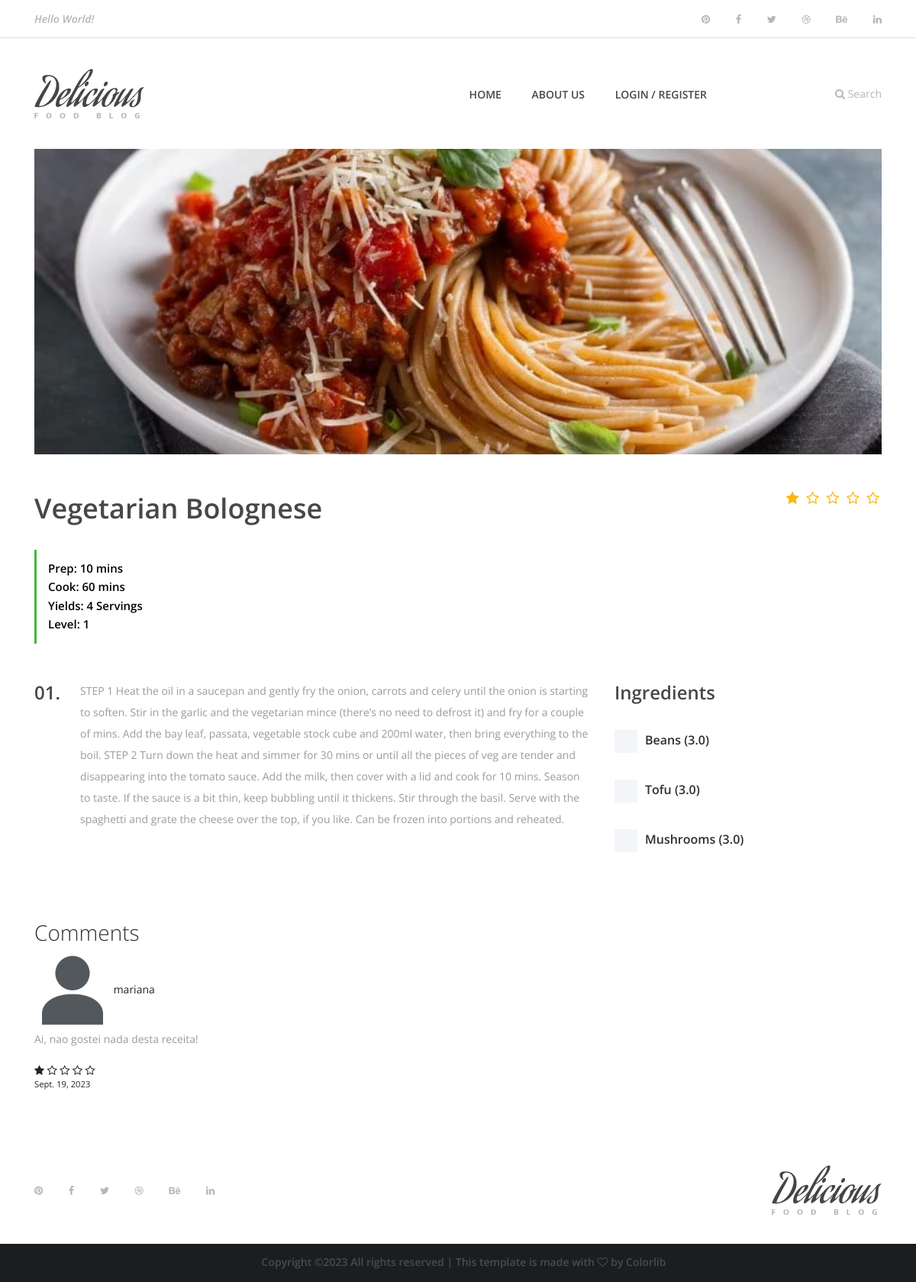
Page /recipepost/6 on the earlier database version.
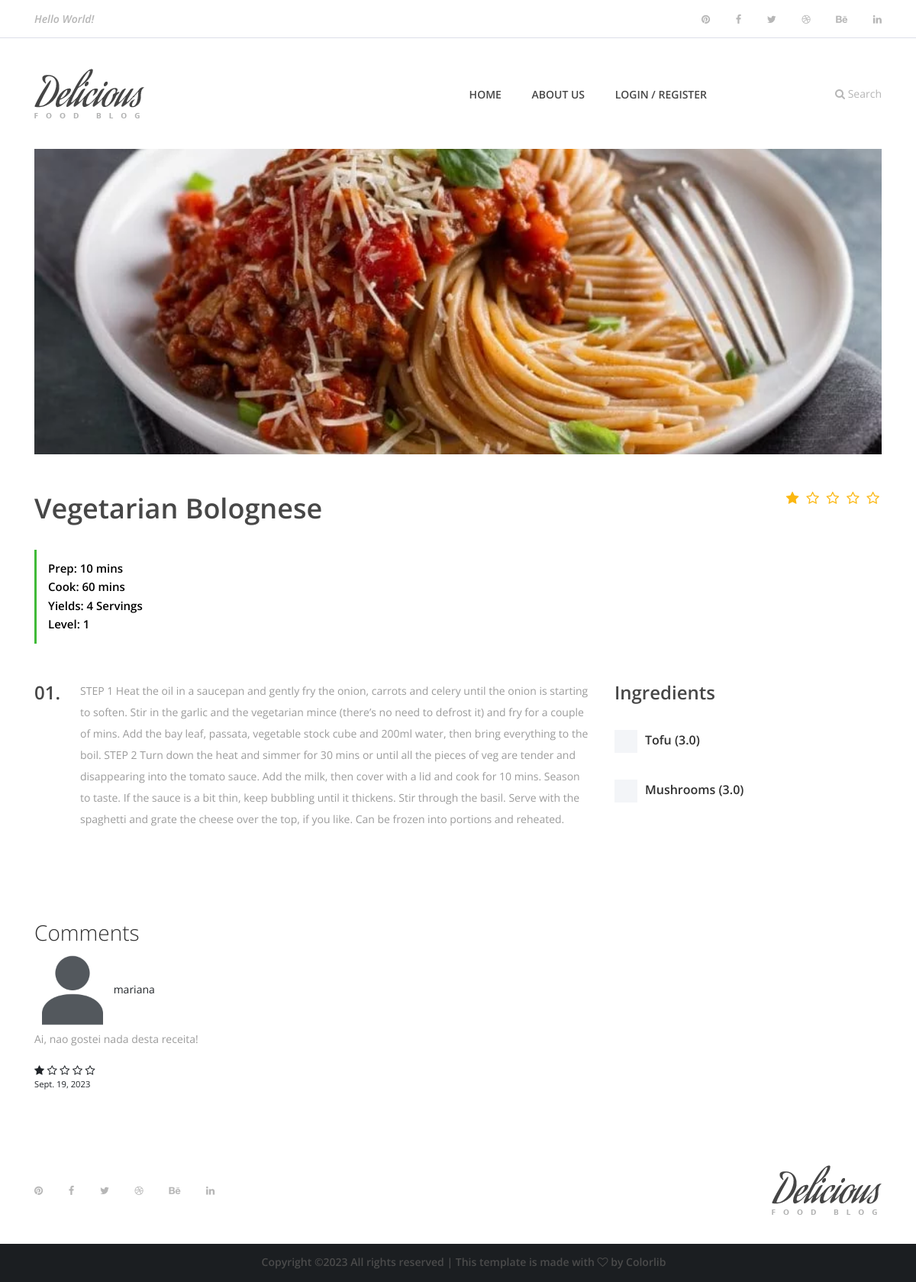
Same page on the later database version.
### app/models.py (models this page shows, shortened)
class Receita(models.Model):
    user = models.ForeignKey(User, on_delete=models.SET_NULL, null=True)
    category = models.ForeignKey(Categoria, on_delete=models.SET_NULL, null=True)
    name = models.CharField(max_length=200)
    description = models.TextField(null=True, blank=True) # ambos os valores podem etar vazios
    tempoPreparacao = models.IntegerField(null=True, blank=True)
    tempoCozinhar = models.IntegerField(null=True, blank=True)
    quantidadePessoas = models.IntegerField(null=True, blank=True)
    nivel = models.IntegerField(null=True, blank=True)
    imagem = models.ImageField(upload_to='static/img',null=True, blank=True)  # 'upload_to' define o diretório de armazenamento
    ingredients = models.ManyToManyField(Ingrediente, through='ReceitaIngrediente')
    updated = models.DateTimeField(auto_now=True)
    created = models.DateTimeField(auto_now_add=True)
    class Meta:
        ordering = ['-updated', '-created']

class ReceitaIngrediente(models.Model):
    receita = models.ForeignKey(Receita, on_delete=models.CASCADE)
    ingrediente = models.ForeignKey(Ingrediente, on_delete=models.CASCADE)
    quantidade = models.FloatField(default=1.0)

class Ingrediente(models.Model):
    nome = models.CharField(max_length=255)
    categoria = models.ForeignKey(CategoriaIngrediente, on_delete=models.SET_NULL, null=True)
    icon = models.CharField(max_length=255,null=True, blank=True)
    calorias = models.IntegerField(null=True, blank=True)

class Avaliacao(models.Model):
    user = models.ForeignKey(User, on_delete=models.CASCADE)
    receita = models.ForeignKey(Receita, on_delete=models.CASCADE) # quando o pai é eliminado, os filhos tb são
    descricao = models.TextField()
    clasificacao = models.PositiveSmallIntegerField(choices=[(1, '1'), (2, '2'), (3, '3'), (4, '4'), (5, '5')])
    data = models.DateField()
    updated = models.DateTimeField(auto_now=True)
    created = models.DateTimeField(auto_now_add=True)

### app/views.py (the view)
# urls.py: path('recipepost/<int:id>', views.recipepost, name='recipepost'),
def recipepost(request, id):
    receita = Receita.objects.get(id=id)
    avaliacoes = Avaliacao.objects.filter(receita=receita)
    media_avaliacoes = Avaliacao.objects.filter(receita__id=id).aggregate(media=Avg('clasificacao'))['media']
    user_fridge = []
    if request.user.is_authenticated:
        user_fridge = Frigorifico.objects.filter(user=request.user).values_list('ingredient', flat=True)
    if request.method == 'POST':
        form = ComentarioForm(request.POST)
        if form.is_valid():
            comentario = form.save(commit=False)
            comentario.user = request.user
            comentario.receita = receita
            comentario.data = timezone.now()
            comentario.save()
    else:
        form = ComentarioForm()
    return render(request,'recipe-post.html', {'receita': receita, 'avaliacoes': avaliacoes, 'media_avaliacoes': media_avaliacoes, 'form': form, 'user_fridge': user_fridge})

### app/templates/recipe-post.html (shortened to what this page needs)
{% extends 'main.html' %}
{% load static %}
{% block content %}
    <div class="receipe-post-area">
        <div class="container">
            <div class="row">
                <div class="col-12">
                    <div class="receipe-slider owl-carousel owl-not-carousel" style="display: block;">
                        {% if receita.imagem %}
                            <img src="{{ receita.imagem.url }}" alt="" style="object-fit: cover; height: 400px; width: 100%">
                        {% else %}
                            <img src="{% static "img/blog-img/1.jpg" %}" alt="" style="object-fit: cover; height: 400px; width: 100%">
                        {% endif %}
                    </div>
                </div>
            </div>
        </div>
        <div class="receipe-content-area">
            <div class="container">
                <div class="row">
                    <div class="col-12 col-md-8">
                        <div class="receipe-headline my-5">
                            <h2>{{receita.name}}</h2>
                            <div class="receipe-duration">
                                <h6>Prep: {{receita.tempoPreparacao}} mins</h6>
                                <h6>Cook: {{receita.tempoCozinhar}} mins</h6>
                                <h6>Yields: {{receita.quantidadePessoas}} Servings</h6>
                                <h6>Level: {{receita.nivel}}</h6>
                            </div>
                        </div>
                    </div>
                    <div class="col-12 col-md-4">
                        <div class="receipe-ratings text-right my-5">
                            <div class="ratings">
                                {% for i in "xxxxx" %}
                                    {% if forloop.counter <= media_avaliacoes %}
                                        <i class="fa fa-star" aria-hidden="true"></i>
                                    {% else %}
                                        <i class="fa fa-star-o" aria-hidden="true"></i>
                                    {% endif %}
                                {% endfor %}
                            </div>
                        </div>
                    </div>
                </div>
                <div class="row">
                    <div class="col-12 col-lg-8">
                        <div class="single-preparation-step d-flex">
                            <h4>01.</h4>
                            <p>{{receita.description}}</p>
                        </div>
                    </div>
                    <div class="col-12 col-lg-4">
                        <div class="ingredients">
                            <h4>Ingredients</h4>
                            {% for ingredientes in receita.receitaingrediente_set.all %}
                                <div class="custom-control custom-checkbox">
                                    <label class="custom-control-label" for="customCheck{{ forloop.counter }}">
                                        {{ ingredientes.ingrediente.nome }} ({{ ingredientes.quantidade }})
                                    </label>
                                </div>
                            {% endfor %}
                        </div>
                    </div>
                </div>
                <div class="comments-box" style="padding-top:50px; padding-bottom:50px;">
                    <h3>Comments</h3>
                    <ul class="comment-list">
                        {% for comment in avaliacoes %}
                            <li class="comment-item" style="padding-bottom:10px">
                                <div class="comment-author">
                                    <img src="{% static 'img/avatar.png' %}" alt="User Avatar" width="100" height="100">
                                    <span>{{ comment.user.username }}</span>
                                </div>
                                <div class="comment-content">
                                    <p>{{ comment.descricao }}</p>
                                    <div class="comment-rating">
                                        {% for i in "xxxxx" %}
                                            {% if forloop.counter <= comment.clasificacao %}
                                                <i class="fa fa-star" aria-hidden="true"></i>
                                            {% else %}
                                                <i class="fa fa-star-o" aria-hidden="true"></i>
                                            {% endif %}
                                        {% endfor %}
                                    </div>
                                    <small>{{ comment.data }}</small>
                                </div>
                            </li>
                        {% endfor %}
                    </ul>
                </div>
            </div>
        </div>
    </div>
    {% endblock content %}

### app/templates/main.html (shortened to what this page needs)
{% load static %}
<head>
    <link rel="stylesheet" href="https://cdnjs.cloudflare.com/ajax/libs/font-awesome/5.15.3/css/all.min.css" />
    <link rel="stylesheet" href="https://unpkg.com/leaflet/dist/leaflet.css" />
    <link rel="stylesheet" type="text/css" href="{% static 'style.css' %}">
</head>
<body>
    <div class="search-wrapper">
        <div class="container">
            <div class="row">
                <div class="col-12">
                </div>
            </div>
        </div>
    </div>
    <header class="header-area">
        <div class="top-header-area">
            <div class="container h-100">
                <div class="row h-100 align-items-center justify-content-between">
                    <div class="col-12 col-sm-6">
                        <div class="breaking-news">
                            <div id="breakingNewsTicker" class="ticker">
                                <ul>
                                    <li><a href="#">Hello World!</a></li>
                                </ul>
                            </div>
                        </div>
                    </div>
                    <div class="col-12 col-sm-6">
                        <div class="top-social-info text-right">
                            <a href="#"><i class="fa fa-pinterest" aria-hidden="true"></i></a>
                            <a href="#"><i class="fa fa-facebook" aria-hidden="true"></i></a>
                            <a href="#"><i class="fa fa-twitter" aria-hidden="true"></i></a>
                            <a href="#"><i class="fa fa-dribbble" aria-hidden="true"></i></a>
                            <a href="#"><i class="fa fa-behance" aria-hidden="true"></i></a>
                            <a href="#"><i class="fa fa-linkedin" aria-hidden="true"></i></a>
                        </div>
                    </div>
                </div>
            </div>
        </div>
        <div class="delicious-main-menu">
            <div class="classy-nav-container breakpoint-off">
                <div class="container">
                    <nav class="classy-navbar justify-content-between" id="deliciousNav">
                        <a class="nav-brand" href="{% url 'index' %}"><img src="{% static 'img/core-img/logo.png' %}" alt=""></a>
                        <div class="classy-menu">
                            <div class="classynav">
                                <ul>
                                    <li class="{% if request.resolver_match.url_name == 'index' %}active{% endif %}"><a href="{% url 'index' %}">Home</a></li>
                                    <li class="{% if request.resolver_match.url_name == 'about' %}active{% endif %}"><a href="{% url 'about' %}">About us</a></li>
                                    {% if user.is_authenticated %}
                                        <li><a href="#">Profile</a>
                                        <ul class="dropdown">
                                            <li><a href="{% url 'myrecipes' %}">My Recipes</a></li>
                                            <li><a href="{% url 'fridge' %}">My Fridge</a></li>
                                            <li><a href="{% url 'shoplist' %}">My Shoplist</a></li>
                                            <li><a href="{% url 'favorites' %}">Favorites</a></li>
                                            <li><a href="{% url 'settings' %}">Settings</a></li>
                                            <li><a href="{% url 'signout' %}">Logout</a></li>
                                        </ul>
                                    </li>
                                    {% else %}
                                        <li class=""><a href="{% url 'loginp' %}">Login / Register</a></li>
                                    {% endif %}
                                </ul>
                                <div class="search-btn">
                                    <i class="fa fa-search" aria-hidden="true"></i> Search
                                </div>
                            </div>
                        </div>
                    </nav>
                </div>
            </div>
        </div>
    </header>
    {% block content %}
    {% endblock %}
    <footer class="footer-area">
        <div class="container h-100">
            <div class="row h-100">
                <div class="col-12 h-100 d-flex flex-wrap align-items-center justify-content-between">
                    <div class="footer-social-info text-right">
                        <a href="#"><i class="fa fa-pinterest" aria-hidden="true"></i></a>
                        <a href="#"><i class="fa fa-facebook" aria-hidden="true"></i></a>
                        <a href="#"><i class="fa fa-twitter" aria-hidden="true"></i></a>
                        <a href="#"><i class="fa fa-dribbble" aria-hidden="true"></i></a>
                        <a href="#"><i class="fa fa-behance" aria-hidden="true"></i></a>
                        <a href="#"><i class="fa fa-linkedin" aria-hidden="true"></i></a>
                    </div>
                    <div class="footer-logo">
                        <a href="{% url 'index' %}"><img src="{% static 'img/core-img/logo.png' %}" alt=""></a>
                    </div>
                </div>
            </div>
        </div>
    </footer>
    <footer class="footer-area" style="background-color: #1b1e21; height: 50px">
        <div class="container h-100">
            <div class="row h-100">
                <div class="col-12 h-100 flex-wrap align-items-center justify-content-between" style="text-align: center; padding: 10px">
                    <p>
                        Copyright &copy;<script>document.write(new Date().getFullYear());</script> All rights reserved | This template is made with <i class="fa fa-heart-o" aria-hidden="true"></i> by <a href="https://colorlib.com" target="_blank">Colorlib</a>
                    </p>
                </div>
            </div>
        </div>
    </footer>
</body>

Differences in the rows shown:
removed ReceitaIngrediente: ingrediente.nome "Beans", quantidade "3.0"
